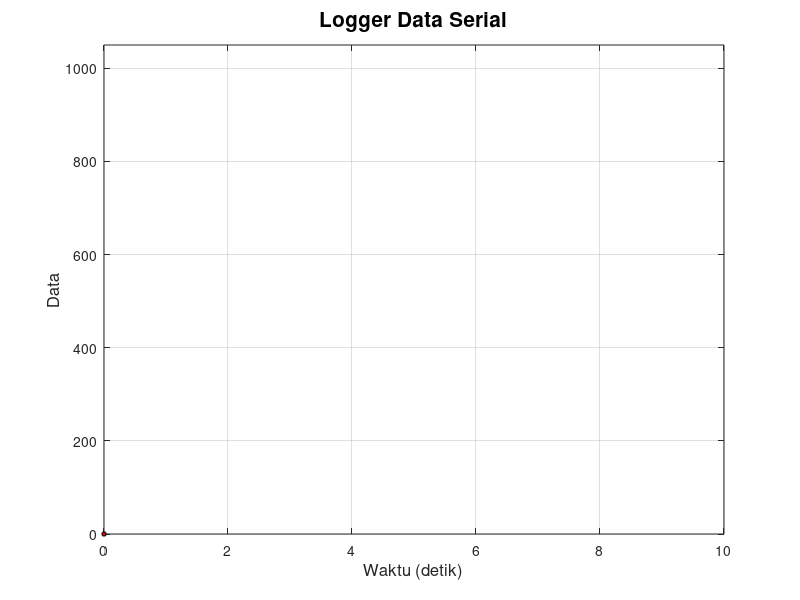

Write the MATLAB code that produced this figure. (Note: this script raises an error after producing the figure.)
clear
clc
 
%Inisialisasi serial dan grafik 
serialPort = 'COM33';                 % isi dgn COM yg sesuai
judulGrafik = 'Logger Data Serial';   % Judul grafik
xLabel = 'Waktu (detik)';             % x-axis label
yLabel = 'Data';                      % y-axis label
plotGrid = 'on';                      % aktifkan grid
min = 0;                             % minimum axis-y
max = 1050;                              % maksimum axis-y
lebarScroll = 20;                     % display data pada grafik
delay = .01;                          % waktu cuplik
 
%Inisialisasi variabel
waktu = 0;
data = 0;
cacah = 0;
 
%Persiapkan grafik
plotGraph = plot(waktu,data,'-o',...
                'LineWidth',1,...
                'MarkerSize',3,...
                'MarkerEdgeColor','k',...
                'MarkerFaceColor','r');
             
title(judulGrafik,'FontSize',15);
xlabel(xLabel,'FontSize',12);
ylabel(yLabel,'FontSize',12);
axis([0 10 min max]);
grid(plotGrid);  %aktifkan grid
 
%Buka komunikasi melalui port COM
s = serial(serialPort);
disp('Tutup jendela grafik untuk mengakhiri logger');
fopen(s);
 
tic                                    %aktifkan deteksi waktu
while ishandle(plotGraph)              %Terus looping semasih plot aktif
     
    nilaiInput = fscanf(s,'%f');       %Baca data serial dalam format float
    
    %Pastikan data yg diterima benar
    if(~isempty(nilaiInput) && isfloat(nilaiInput))          
        cacah = cacah + 1;    
        waktu(cacah) = toc;             %ambil waktu saat ini
        data(cacah) = nilaiInput(1);    %ambil data saat ini         
        cekWarna = mod(cacah,2);
        
        %Set Axis sesuai dengan nilai lebarScroll
        if(lebarScroll > 0)
        set(plotGraph,'XData',waktu(waktu > waktu(cacah)-lebarScroll),'YData',data(waktu > waktu(cacah)-lebarScroll));
        axis([waktu(cacah)-lebarScroll waktu(cacah) min max]);
        else
        set(plotGraph,'XData',waktu,'YData',data);
        axis([0 waktu(cacah) min max]);
        end
        
        %Beri waktu sesaat utk Update Plot
        pause(delay);
        
    end
end
 
% Tutup serial port dan delete variabel yg sudah terpakai
fclose(s);
clear all; 
disp('Logger berakhir...');